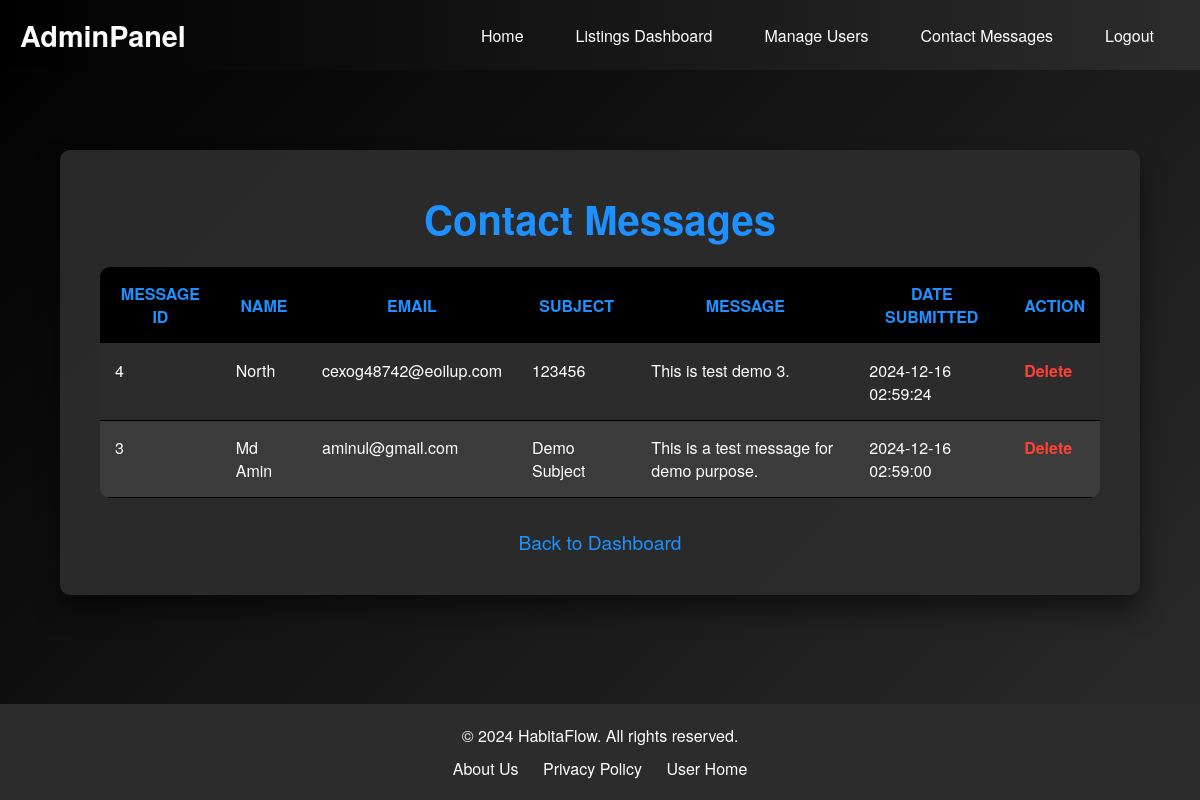
The app's page /admin/admin-contact.php (signed in) with its own data.
### tables this page shows
CREATE TABLE `ContactMessages` (
  `id` int(11) NOT NULL,
  `name` varchar(255) NOT NULL,
  `email` varchar(255) NOT NULL,
  `subject` varchar(255) NOT NULL,
  `message` text NOT NULL,
  `date_submitted` datetime DEFAULT current_timestamp()
);

### admin/admin-contact.php (the view, shortened to what this page needs)
<?php
include '../php/db_connection.php';
$sql = "SELECT * FROM ContactMessages ORDER BY date_submitted DESC";
$messages = $conn->query($sql);
?>
<!DOCTYPE html>
<html lang="en">
<head>
    <link rel="stylesheet" type="text/css" href="../admin/styles/contact.css">
    <link rel="stylesheet" href="../admin/styles/navbar.css">
</head>
<body>
    <?php include 'navbar.php'; ?>
    <div class="container">
        <h2>Contact Messages</h2>
        <table>
            <thead>
                <tr>
                    <th>Message ID</th>
                    <th>Name</th>
                    <th>Email</th>
                    <th>Subject</th>
                    <th>Message</th>
                    <th>Date Submitted</th>
                    <th>Action</th>
                </tr>
            </thead>
            <tbody>
                <?php while ($message = $messages->fetch_assoc()) { ?>
                    <tr>
                        <td><?php echo $message['id']; ?></td>
                        <td><?php echo htmlspecialchars($message['name']); ?></td>
                        <td><?php echo htmlspecialchars($message['email']); ?></td>
                        <td><?php echo htmlspecialchars($message['subject']); ?></td>
                        <td><?php echo nl2br(htmlspecialchars($message['message'])); ?></td>
                        <td><?php echo $message['date_submitted']; ?></td>
                        <td>
                            <a href="admin-contact.php?delete_message=<?php echo $message['id']; ?>" onclick="return confirm('Are you sure you want to delete this message?')">Delete</a>
                        </td>
                    </tr>
                <?php } ?>
            </tbody>
        </table>
        <div class="bottom-links">
            <a href="admin-dashboard.php">Back to Dashboard</a>
        </div>
    </div>
    <footer>
        <div class="footer-content">
            <p>&copy; 2024 HabitaFlow. All rights reserved.</p>
            <ul class="footer-links">
                <li><a href="/about.php">About Us</a></li>
                <li><a href="/privacy.php">Privacy Policy</a></li>
                <li><a href="/index.php">User Home</a></li>
            </ul>
        </div>
    </footer>
</body>
</html>

### admin/styles/contact.css (style rules this page uses)
:root { --primary-color: #000000; --secondary-color: #2C2C2C; --accent-color-1: #1E90FF; --danger-color: #FF4136; --text-color: #FFFFFF; --font-family: 'Helvetica Neue', Arial, sans-serif; }
* { margin: 0; padding: 0; box-sizing: border-box; }
body { font-family: var(--font-family); background: linear-gradient(135deg, var(--primary-color) 0%, var(--secondary-color) 100%); color: var(--text-color); min-height: 100vh; display: flex; flex-direction: column; }
.container { width: 90%; max-width: 1200px; margin: 80px auto 20px auto; background-color: rgba(44, 44, 44, 0.95); padding: 40px; border-radius: 10px; box-shadow: 0 15px 25px rgba(0, 0, 0, 0.5); }
h2 { font-size: 2.5em; margin-bottom: 20px; text-align: center; color: var(--accent-color-1); }
table { width: 100%; border-collapse: collapse; margin-bottom: 30px; overflow: hidden; border-radius: 10px; }
table thead { background-color: var(--primary-color); }
table thead th { color: var(--accent-color-1); font-weight: bold; text-transform: uppercase; padding: 15px; border-bottom: 1px solid var(--secondary-color); }
table tbody tr { background-color: var(--secondary-color); transition: background-color 0.3s; }
table tbody tr:nth-child(even) { background-color: #3B3B3B; }
table tbody td { padding: 15px; border-bottom: 1px solid var(--primary-color); vertical-align: top; }
table tbody td:nth-child(5) { max-width: 300px; word-wrap: break-word; }
table tbody td a { color: var(--danger-color); text-decoration: none; font-weight: bold; transition: color 0.3s; }
.bottom-links { text-align: center; margin-top: 20px; }
.bottom-links a { color: var(--accent-color-1); margin: 0 15px; text-decoration: none; font-size: 1.2em; transition: color 0.3s; }
footer { background-color: var(--secondary-color); padding: 20px 0; color: var(--text-color); font-family: var(--font-family); margin-top: auto; }
.footer-content { max-width: 1200px; margin: 0 auto; padding: 0 20px; text-align: center; }
.footer-content p { margin-bottom: 10px; font-size: 16px; }
.footer-links { list-style: none; padding: 0; margin: 0; }
.footer-links li { display: inline-block; margin: 0 10px; }
.footer-links li a { color: var(--text-color); text-decoration: none; font-size: 16px; transition: color 0.3s; }

### admin/styles/navbar.css (style rules this page uses)
:root { --primary-color: #000000; --secondary-color: #2C2C2C; --accent-color-1: #1E90FF; --text-color: #FFFFFF; --font-family: 'Helvetica Neue', Arial, sans-serif; }
* { margin: 0; padding: 0; box-sizing: border-box; }

### records on screen
contactmessages: id "4", name "North", email "cexog48742@eoilup.com", subject "123456", message "This is test demo 3.", date_submitted "2024-12-16 02:59:24"
contactmessages: id "3", name "Md Amin", email "aminul@gmail.com", subject "Demo Subject", message "This is a test message for demo purpose.", date_submitted "2024-12-16 02:59:00"
